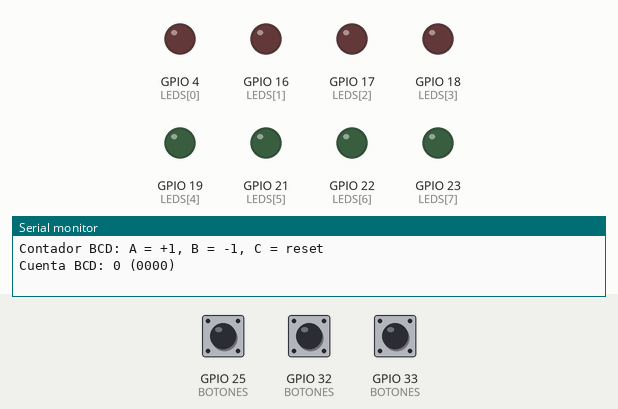
Recording of a sketch running on a simulated ESP32. On the bench: output pins drawn as LEDs (lit = HIGH), the last lines printed to the serial monitor. The inputs (shaded band) are chosen by the test bench; at power-on: GPIO 32 (BOTONES) HIGH, GPIO 25 (BOTONES) HIGH, GPIO 33 (BOTONES) HIGH.

Above: at 1.2 s.
1.3 s: GPIO 32 (BOTONES) pulled LOW for 0.15 s
At 1.9 s:
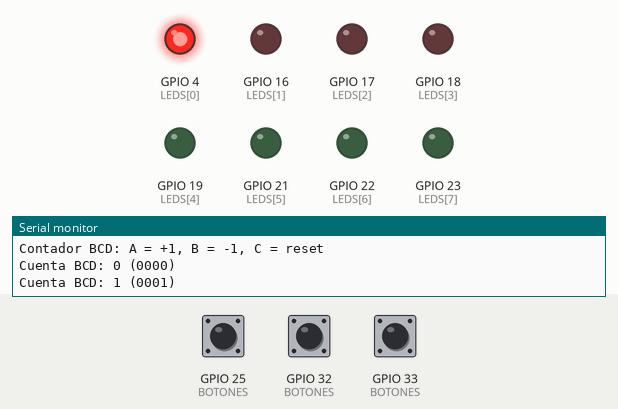
2.9 s: GPIO 32 (BOTONES) pulled LOW for 1 s
At 4.3 s:
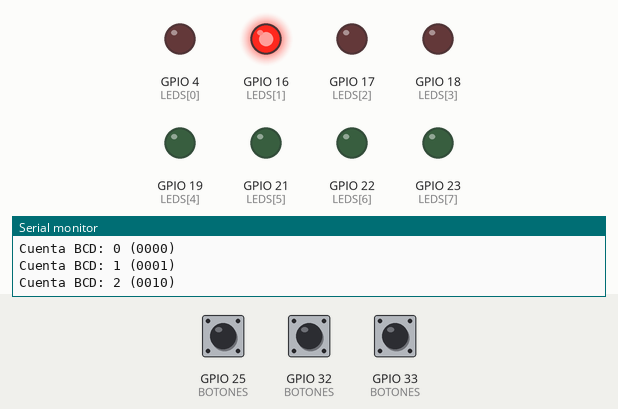
5.4 s: GPIO 32 (BOTONES) pulled LOW for 0.15 s
At 6.2 s:
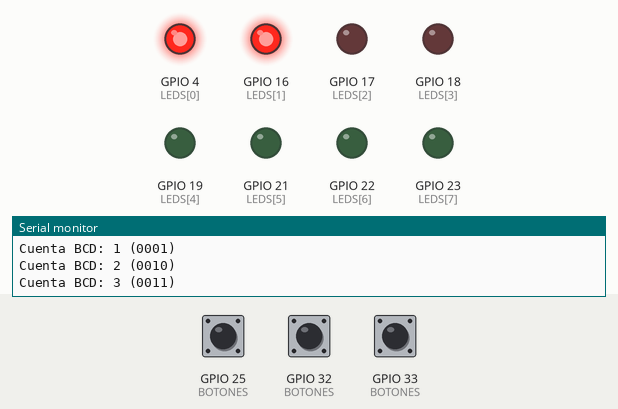
7.0 s: GPIO 32 (BOTONES) pulled LOW for 3.2 s
At 7.4 s:
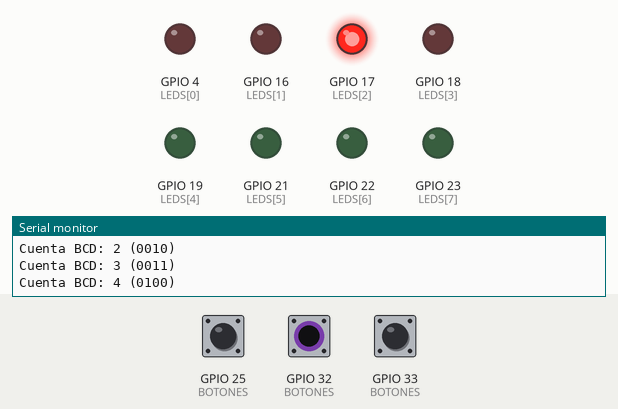
11.7 s: GPIO 32 (BOTONES) pulled LOW for 0.15 s
At 12.2 s:
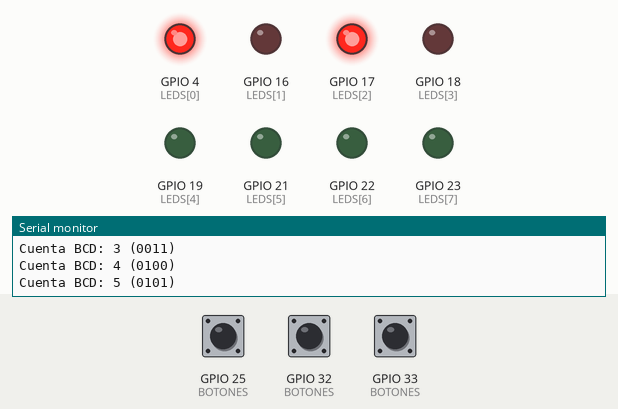
13.3 s: GPIO 32 (BOTONES) pulled LOW for 1 s
At 14.6 s:
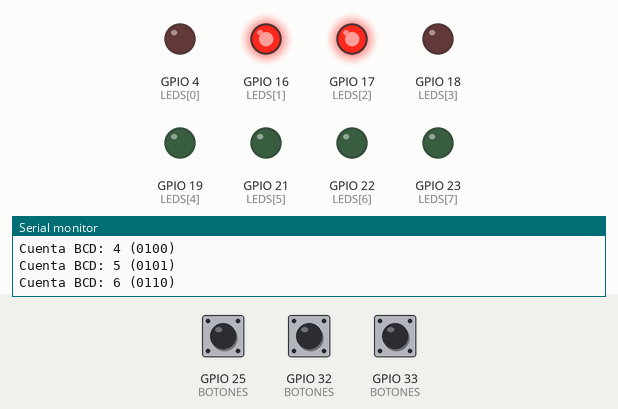
Timing chart, 0 to 16.3 s (numbered marks = the images above; inputs shaded):
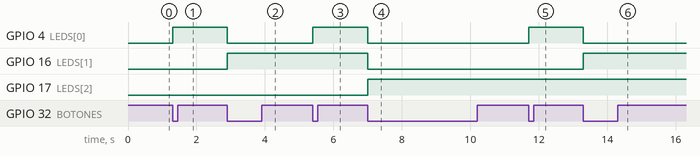

Measured:
- after the input at 1.3 s, GPIO 4 (LEDS[0]): LOW → HIGH at once
- after the input at 2.9 s, GPIO 4 (LEDS[0]): HIGH → LOW at once; GPIO 16 (LEDS[1]): LOW → HIGH at once
- after the input at 5.4 s, GPIO 4 (LEDS[0]): LOW → HIGH at once
- after the input at 7.0 s, GPIO 4 (LEDS[0]), GPIO 16 (LEDS[1]): HIGH → LOW at once; GPIO 17 (LEDS[2]): LOW → HIGH at once
- after the input at 11.7 s, GPIO 4 (LEDS[0]): LOW → HIGH at once
- after the input at 13.3 s, GPIO 4 (LEDS[0]): HIGH → LOW at once; GPIO 16 (LEDS[1]): LOW → HIGH at once

The sketch:

sketch.ino
```cpp
// Clase 7 - Ejercicio 3 (solución): contador módulo 10 (BCD)
// A = +1, B = -1, C = reset (flancos con antirrebote).
// Cuenta 0, 1, ..., 9, 0, 1, ... y se ve en binario en L0..L3.
// Cuando pasa de 9 a 0 genera un "acarreo": L7 se invierte (como el reloj
// de un segundo contador BCD, el de las decenas).

#include <Arduino.h>

const int LEDS[8] = {4, 16, 17, 18, 19, 21, 22, 23};  // L0 ... L7
const int BOTON_A = 32;
const int BOTON_B = 33;
const int BOTON_C = 25;

// ---------- Detección de flancos con antirrebote (para los 3 botones) ----------
const int CANT_BOTONES = 3;
const int BOTONES[CANT_BOTONES] = {BOTON_A, BOTON_B, BOTON_C};  // 0 = A, 1 = B, 2 = C
const unsigned long ANTIRREBOTE_MS = 50;

bool apretadoAntes[CANT_BOTONES] = {false, false, false};  // memoria de cada botón
unsigned long ultimoCambio[CANT_BOTONES] = {0, 0, 0};      // cuándo cambió por última vez

// Devuelve true UNA sola vez por cada pulsación del botón (0 = A, 1 = B, 2 = C).
bool seApreto(int boton) {
  bool apretadoAhora = (digitalRead(BOTONES[boton]) == LOW);
  bool hayFlanco = false;

  if (apretadoAhora != apretadoAntes[boton]) {                 // ¿cambió?
    if (millis() - ultimoCambio[boton] >= ANTIRREBOTE_MS) {    // ¿y no es un rebote?
      ultimoCambio[boton] = millis();
      apretadoAntes[boton] = apretadoAhora;
      if (apretadoAhora) {
        hayFlanco = true;                                      // cambió de suelto a apretado
      }
    }
  }
  return hayFlanco;
}
// --------------------------------------------------------------------------------

int cuenta = 0;          // 0..9
bool acarreo = false;    // se invierte en cada vuelta 9 -> 0

void mostrar() {
  for (int i = 0; i < 4; i++) {
    digitalWrite(LEDS[i], (cuenta >> i) & 1);
  }
  digitalWrite(LEDS[7], acarreo);
  Serial.printf("Cuenta BCD: %d (%d%d%d%d)\n", cuenta,
                (cuenta >> 3) & 1, (cuenta >> 2) & 1, (cuenta >> 1) & 1, cuenta & 1);
}

void setup() {
  Serial.begin(115200);
  for (int i = 0; i < 8; i++) {
    pinMode(LEDS[i], OUTPUT);
  }
  for (int i = 0; i < CANT_BOTONES; i++) {
    pinMode(BOTONES[i], INPUT_PULLUP);
  }
  Serial.printf("Contador BCD: A = +1, B = -1, C = reset\n");
  mostrar();
}

void loop() {
  if (seApreto(0)) {
    cuenta++;
    if (cuenta > 9) {          // después de 9 vuelve a 0 (nunca llega a 10)
      cuenta = 0;
      acarreo = !acarreo;
      Serial.printf("Acarreo!\n");
    }
    mostrar();
  }

  if (seApreto(1)) {
    cuenta--;
    if (cuenta < 0) {
      cuenta = 9;
    }
    mostrar();
  }

  if (seApreto(2)) {
    cuenta = 0;
    acarreo = false;
    mostrar();
  }
}
```
